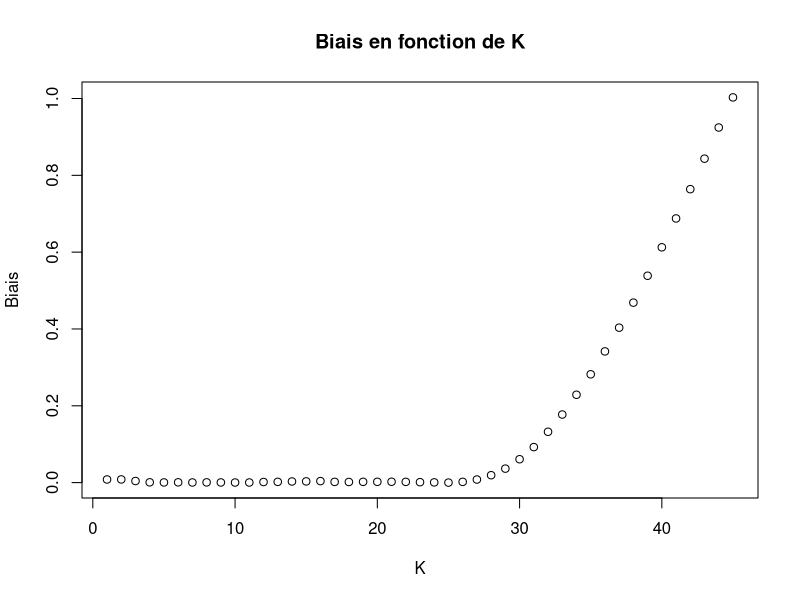
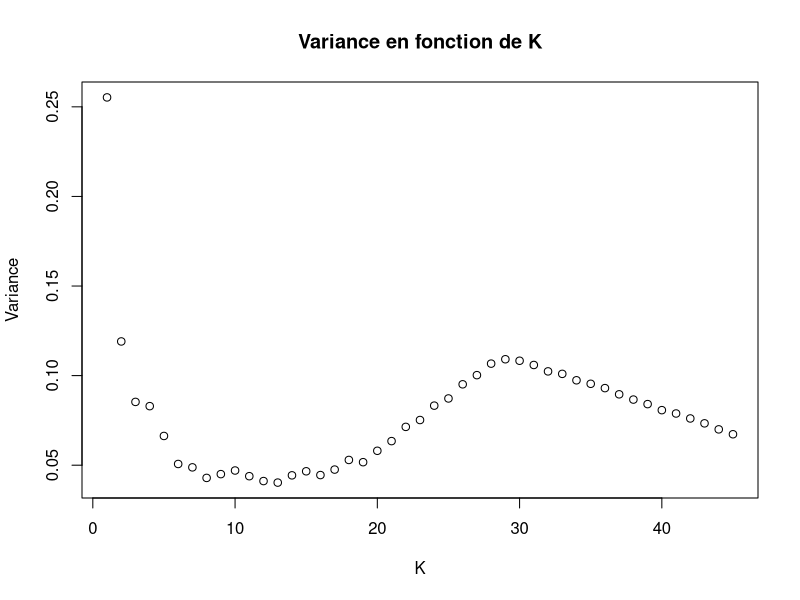
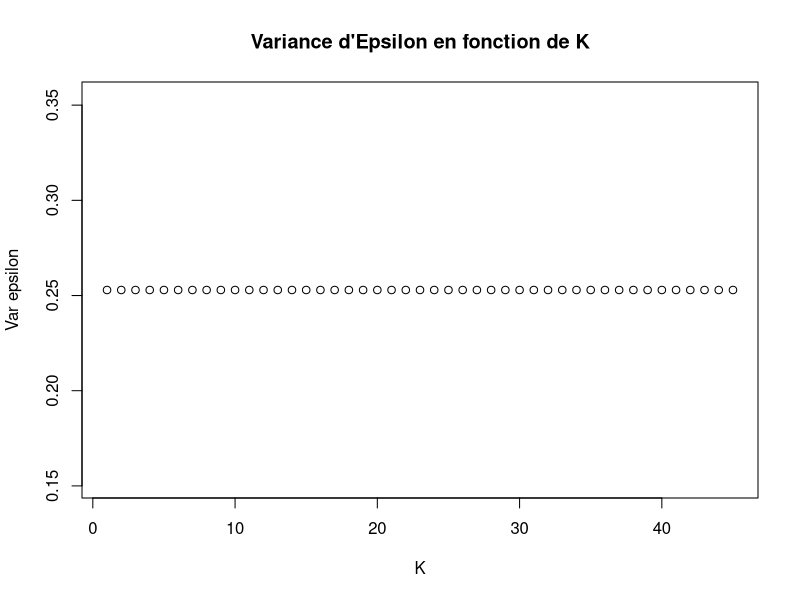
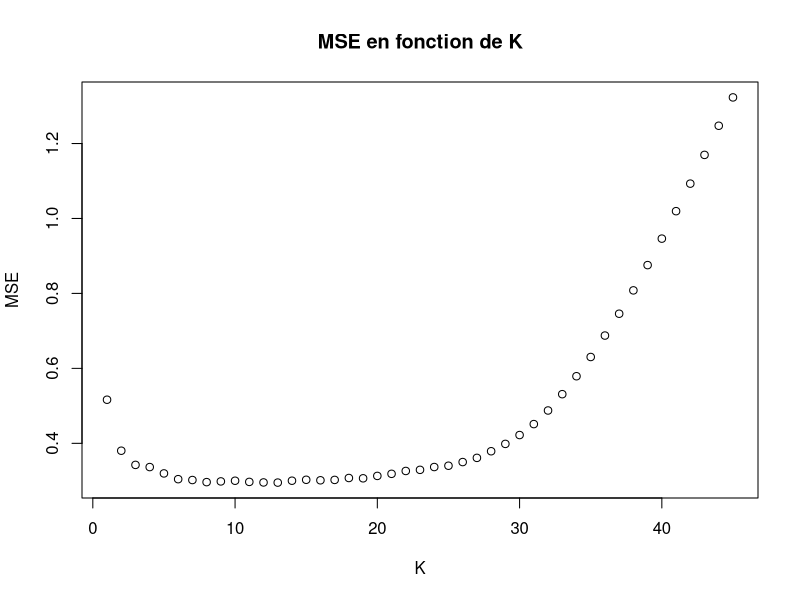
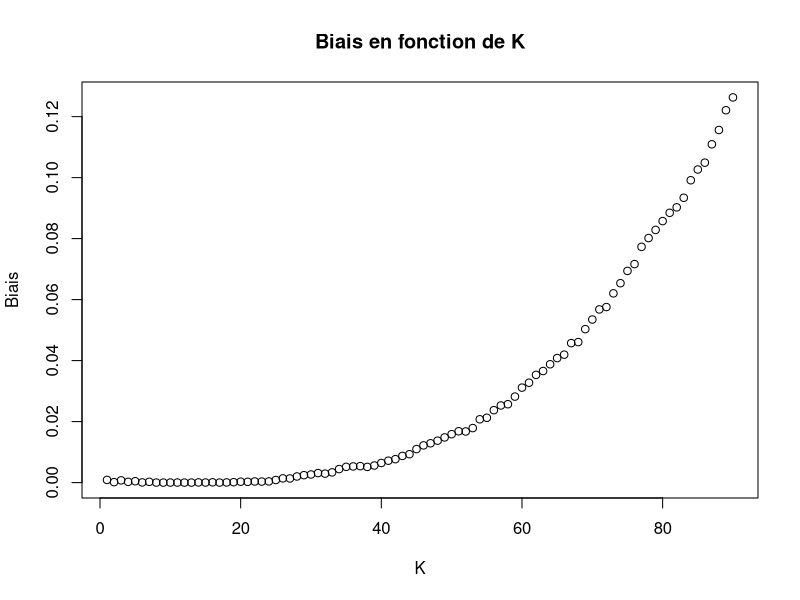
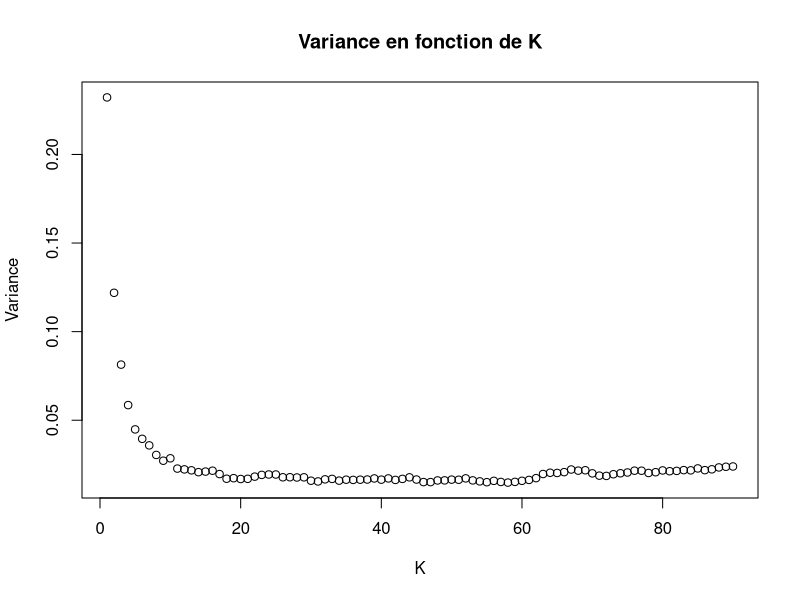
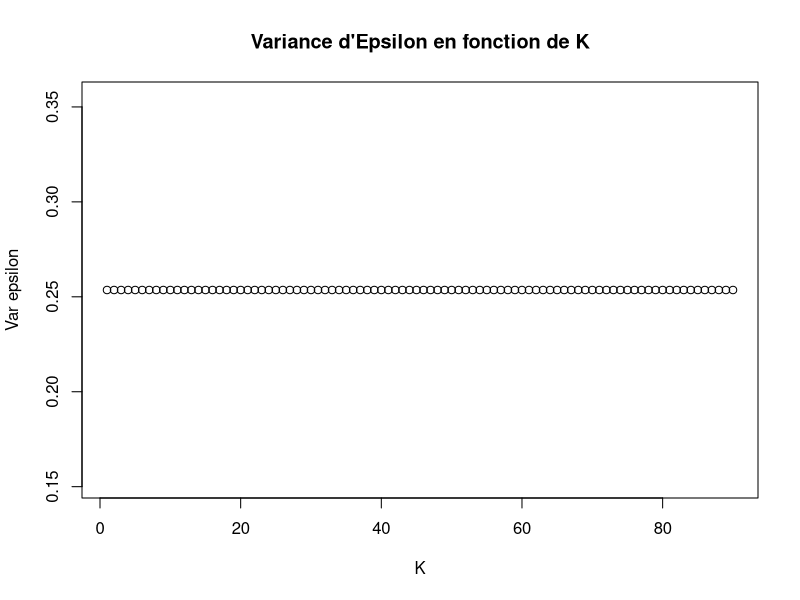
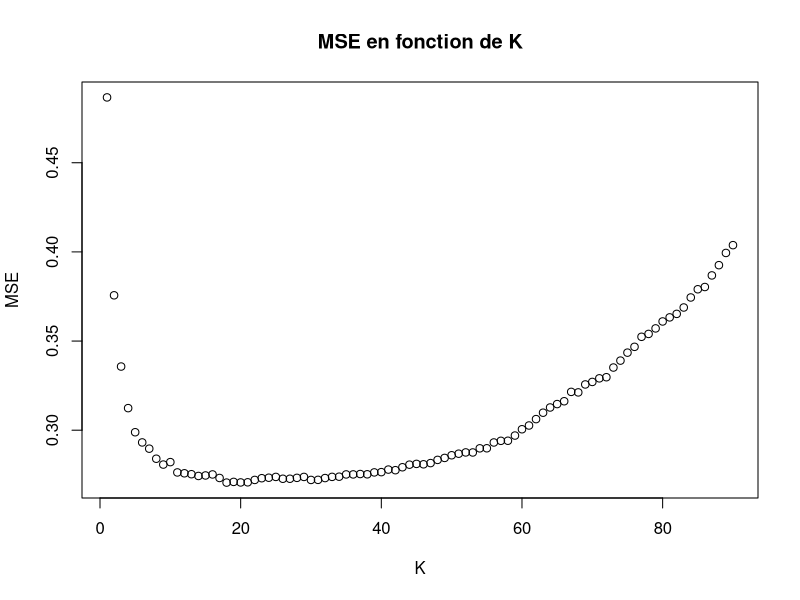

Generate these figures, in order, with R:


# ============================
# Explications de chaque terme:
# ============================
# - E[(f^k - y)^2)]: formule de la décomposition bias-variance. Cette espérance correspond au MSE (Mean Square Error).
#                    Pour un algorithme donné, nous allons ainsi essayer d'avoir cette erreur la plus faible possible.
#                    Plus cette espérance sera faible, plus notre estimation s'averera correcte. 
#                    L'estimation parfaite n'existe pas, une erreur irréductible est toujours présente !  

# - Var[Epsilon]: C'est l'erreur irréductible, on ne peut donc pas la diminuer. Cette erreur est une constante   

# - Var[f^k]: Variance de notre modèle. Plus cette variable est importante, plus on dit que notre modèle est flexible.
#             En effet, si notre modèle a une grande variance, alors il a donc de grandes différences entre ses estimations.
#             Lorsque l'on a une variance trop importante, notre modèle suit alors trop notre ensemble de training et 
#             on parle alors d'overfitting.

# - (E[f^k]-f)^2: Biais de notre modèle, il correspond à la différence entre la moyenne des predictions du modèle et 
#                  les veritables étiquettes (ou "valeur") de nos données d'apprentissage. Contrairement à la variance, 
#                  plus un modèle est flexible, plus son biais sera faible. En effet, plus notre modèle est flexible, 
#                  plus il se rapproche de nos données d'apprentissage et donc plus nos estimation sont proche de leur 
#                  "veritable" valeur".
#                  Si notre modèle est trop simple, on va alors parler d'underfitting. On aura alors un biais élévé
#                  et une variable faible car le modèle sera tres rigide.


n_values = c(50,100,150,200)

for(n in n_values){
    rep = 100
    nbK = round(n-n/10)                                        # Max de Kppv a prendre en compte
    reg_f_evol = matrix(nrow=rep,ncol=nbK)          # Matrix pour stocker reg_f        sur les 100 iterations
    var_reg_f_evol = matrix(nrow=rep,ncol=nbK)      # "                 " var_reg_f    ... 
    biais_reg_f_evol = matrix(nrow=rep,ncol=nbK)    # "                 " biais_reg_f  ...
    epsilon_evol = c()                              # "                 " epsilon_evol ...

    # Prise aleatoire d'un x compris entre 0 et 1 comme donnée de test
    x = runif(1,0,1)
    f_x = 1 + 5*x*x

    for(i in 1:rep){
        # Initialisation des datas X,epsilon, et Y
        X = runif(n,0,1)
        epsilon_tmp = rnorm(n,0,0.5)
        Y = 1+5*X*X + epsilon_tmp

        # Calcule des distances entre x et les données d'apprentissage
        dist_x_to_training = abs(X - x)
        
        # Reordonne par ordre croissant afin d'avoir les Kppv en 1er
        kppv_x = cbind(Y, dist_x_to_training)
        kppv_x = kppv_x[order(dist_x_to_training) , ]

        reg_f_tmp = c()
        for (K in 1:nbK) {
            reg_f_for_K = mean(kppv_x[1:K,1])       # Selectionne les K_1ers Y pour en faire une moyenne
            reg_f_tmp  = c(reg_f_tmp,reg_f_for_K)   # Ajoute le reg_f a notre reg_f_tmp
        }
        reg_f_evol[i,] = reg_f_tmp
        epsilon_evol = c(epsilon_evol,epsilon_tmp)
    }

    var_reg_f_evol = apply(reg_f_evol,2,var)
    biais_reg_f_evol = (apply(reg_f_evol,2,mean)-f_x)^2
    var_epsilon = rep(var(epsilon_evol),nbK)
    erreur = var_reg_f_evol + biais_reg_f_evol + var_epsilon

    pdf(file = paste(getwd(),"/graphs/graphs",n,".pdf",sep=""))

    plot(biais_reg_f_evol,col="black",xlab="K",ylab="Biais", main="Biais en fonction de K")
    plot(var_reg_f_evol,col="black",xlab="K",ylab="Variance", main="Variance en fonction de K")	
    plot(var_epsilon,col="black",xlab="K",ylab="Var epsilon", main="Variance d'Epsilon en fonction de K")	
    plot(erreur,col="black",xlab="K",ylab="MSE", main="MSE en fonction de K")	

    dev.off()
}

# ===============
# Observation des graphiques:
# ===============
# Nous avons choisi de réaliser 100 simulations et générations aléatoires afin de pouvoir valider nos hypotheses. De plus, 
# nous avons choisi de faire varier K entre 1 et 40 comme demandé dans l'énoncé.
# Les graphiques obtenues nous montre que plus le nombre de voisins K augmente:
# - plus la variance diminue. Var[f^k] est une fonction décroissante monotone de K.
# - plus le biais augmente. Le biais est une fonction croissante monotone de K.
# - Var[Epsilon] reste constant. La variance d'epsilon est une fonction constante.
# - la MSE décroît tout d'abord vers son minimum global avant de croître.
#
# L'observation de ces graphiques valident donc nos hypotheses de départ.
# En effet, K petit correspond à un modèle KPPV très flexible  qui suit ainsi "parfaitement" ou presque les points de l'ensemble d'apprentissage.
# Expliquant donc cette grande variance et un biais qui est tres faible. 
# Plus on augmente K, plus ces frontières vont devenir "lisse", le modèle perd donc en flexibilité, sa variance diminue ainsi petit a petit
# contrairement a son biais qui sera alors de plus en plus eleve.
#
# => On peut donc conclure avec ces relations : 
#  - K petit: variance importante, biais faible.
#  - K grand: variance faible et fort biais.
# 
# La MSE correspond a la somme de la variance, le biais et epsilon. On peut observer qu'elle contient un minimum global 
# correspondant au bon compromis entre la variance et le biais, entre un modele qui est trop simple et un modele qui est trop flexible.

# ===============
# Observation sur le changement du nombre de variables d'apprentissage:
# ===============

# Tout d'abord, on observe que qque soit le nombre de variables d'apprentissage, nous avons des courbes qui ont toujours la meme allure
# Cependant, lorsque l'on regarde de plus pret, les valeurs de chacune des composantes, on observe que :

#            | Variance | Biais | erreur |
# - n = 50   |          |       |        |
# - n = 100  |          |       |        |
# - n = 150  |          |       |        |
# - n = 200  |          |       |        |
